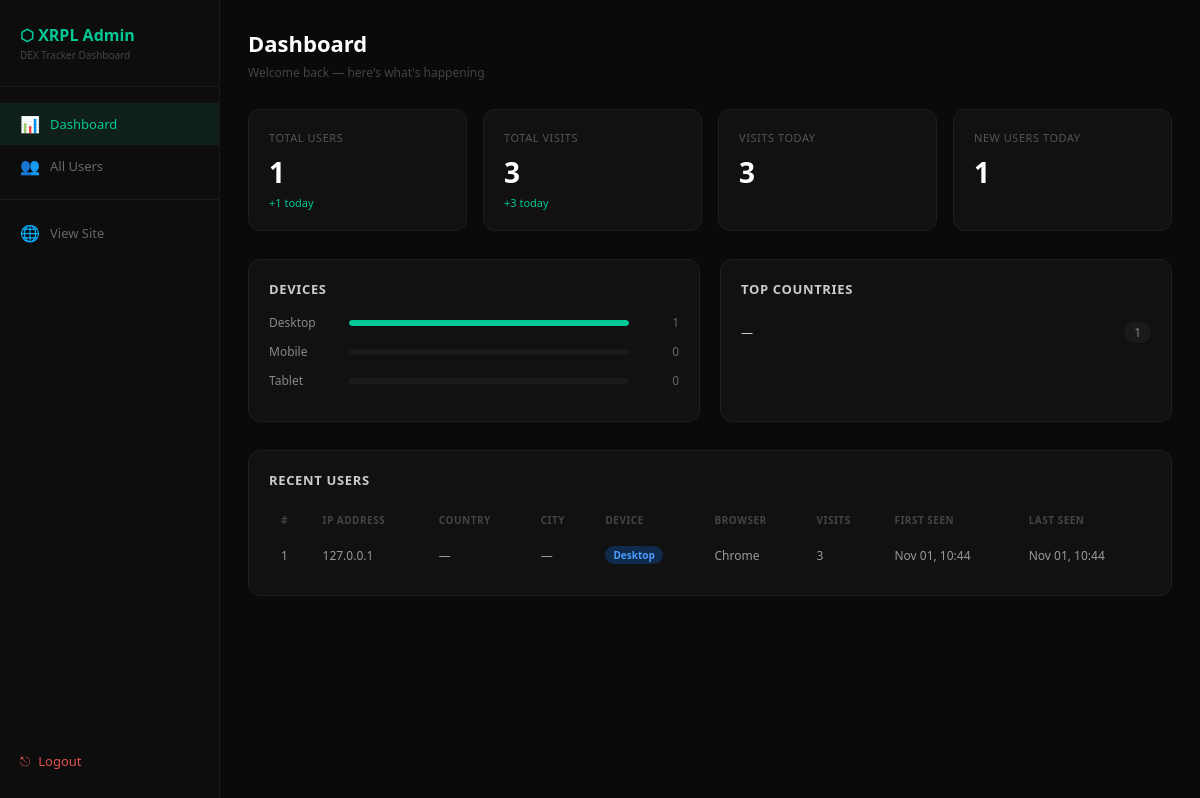
The app's page /admin/dashboard (signed in) with its own data.
### models.py (models this page shows)
class User(db.Model):
    id = db.Column(db.Integer, primary_key=True)
    ip = db.Column(db.String(64), unique=True)
    country = db.Column(db.String(64))
    city = db.Column(db.String(64))
    device = db.Column(db.String(128))
    browser = db.Column(db.String(128))
    first_seen = db.Column(db.DateTime, default=datetime.utcnow)
    last_seen = db.Column(db.DateTime, default=datetime.utcnow)
    visit_count = db.Column(db.Integer, default=1)

### app.py (the view)
@app.route("/admin/dashboard")
def admin_dashboard():
    if not session.get('admin'):
        return redirect(url_for('admin_login'))
    total_users = User.query.count()
    total_visits = Visit.query.count()
    today = datetime.utcnow().date()
    visits_today = Visit.query.filter(
        db.func.date(Visit.timestamp) == today
    ).count()
    users_today = User.query.filter(
        db.func.date(User.first_seen) == today
    ).count()
    desktop = User.query.filter_by(device='Desktop').count()
    mobile = User.query.filter_by(device='Mobile').count()
    tablet = User.query.filter_by(device='Tablet').count()
    from sqlalchemy import func
    top_countries = db.session.query(
        User.country,
        func.count(User.id).label('count')
    ).group_by(User.country).order_by(func.count(User.id).desc()).limit(5).all()
    recent_users = User.query.order_by(User.last_seen.desc()).limit(20).all()
    return render_template("admin/dashboard.html",
        total_users=total_users,
        total_visits=total_visits,
        visits_today=visits_today,
        users_today=users_today,
        desktop=desktop,
        mobile=mobile,
        tablet=tablet,
        top_countries=top_countries,
        recent_users=recent_users
    )

### templates/admin/dashboard.html (shortened to what this page needs)
<!DOCTYPE html>
<html lang="en">
<head>
</head>
<body>
  <div class="sidebar">
    <div class="sidebar-logo">
      <div class="sidebar-logo-text">⬡ XRPL Admin</div>
      <div class="sidebar-logo-sub">DEX Tracker Dashboard</div>
    </div>
    <a href="/admin/dashboard" class="nav-item active">
      <span class="nav-icon">📊</span> Dashboard
    </a>
    <a href="/admin/users" class="nav-item">
      <span class="nav-icon">👥</span> All Users
    </a>
    <div class="nav-divider"></div>
    <a href="/" class="nav-item">
      <span class="nav-icon">🌐</span> View Site
    </a>
    <a href="/admin/logout" class="logout-btn">
      <span>⎋</span> Logout
    </a>
  </div>
  <div class="main">
    <div class="page-title">Dashboard</div>
    <div class="page-sub">Welcome back — here's what's happening</div>
    <div class="stats-grid">
      <div class="stat-card">
        <div class="stat-label">Total Users</div>
        <div class="stat-value">{{ total_users }}</div>
        <div class="stat-change">+{{ users_today }} today</div>
      </div>
      <div class="stat-card">
        <div class="stat-label">Total Visits</div>
        <div class="stat-value">{{ total_visits }}</div>
        <div class="stat-change">+{{ visits_today }} today</div>
      </div>
      <div class="stat-card">
        <div class="stat-label">Visits Today</div>
        <div class="stat-value">{{ visits_today }}</div>
      </div>
      <div class="stat-card">
        <div class="stat-label">New Users Today</div>
        <div class="stat-value">{{ users_today }}</div>
      </div>
    </div>
    <div class="grid-2">
      <div class="card">
        <div class="card-title">Devices</div>
        {% set total_d = desktop + mobile + tablet or 1 %}
        <div class="device-row">
          <div class="device-label">Desktop</div>
          <div class="device-bar-wrap">
            <div class="device-bar" style="width:{{ (desktop/total_d*100)|round }}%"></div>
          </div>
          <div class="device-count">{{ desktop }}</div>
        </div>
        <div class="device-row">
          <div class="device-label">Mobile</div>
          <div class="device-bar-wrap">
          </div>
          <div class="device-count">{{ mobile }}</div>
        </div>
        <div class="device-row">
          <div class="device-label">Tablet</div>
          <div class="device-bar-wrap">
          </div>
          <div class="device-count">{{ tablet }}</div>
        </div>
      </div>
      <div class="card">
        <div class="card-title">Top Countries</div>
        {% for country, count in top_countries %}
        <div class="country-row">
          <span class="country-name">{{ country or 'Unknown' }}</span>
          <span class="country-count">{{ count }}</span>
        </div>
        {% else %}
        <div style="color:#444; font-size:12px;">No data yet</div>
        {% endfor %}
      </div>
    </div>
    <div class="card">
      <div class="card-title">Recent Users</div>
      <table class="users-table">
        <thead>
          <tr>
            <th>#</th>
            <th>IP Address</th>
            <th>Country</th>
            <th>City</th>
            <th>Device</th>
            <th>Browser</th>
            <th>Visits</th>
            <th>First Seen</th>
            <th>Last Seen</th>
          </tr>
        </thead>
        <tbody>
          {% for user in recent_users %}
          <tr>
            <td>{{ user.id }}</td>
            <td>{{ user.ip }}</td>
            <td>{{ user.country or '—' }}</td>
            <td>{{ user.city or '—' }}</td>
            <td>
              <span class="badge badge-{{ user.device|lower }}">
                {{ user.device }}
              </span>
            </td>
            <td>{{ user.browser }}</td>
            <td>{{ user.visit_count }}</td>
            <td>{{ user.first_seen.strftime('%b %d, %H:%M') }}</td>
            <td>{{ user.last_seen.strftime('%b %d, %H:%M') }}</td>
          </tr>
          {% else %}
          <tr>
            <td colspan="9" style="text-align:center; color:#333; padding:30px;">
              No users yet — visit the site to generate data
            </td>
          </tr>
          {% endfor %}
        </tbody>
      </table>
    </div>
  </div>
</body>
</html>

### templates/admin/dashboard.html (style rules this page uses)
* { margin: 0; padding: 0; box-sizing: border-box; }
body { background: #0a0a0a; color: #d0d0d0; font-family: 'Segoe UI', sans-serif; min-height: 100vh; }
.sidebar { position: fixed; top: 0; left: 0; width: 220px; height: 100vh; background: #0d0d0d; border-right: 1px solid #1a1a1a; padding: 24px 0; z-index: 100; }
.sidebar-logo { padding: 0 20px 24px; border-bottom: 1px solid #1a1a1a; margin-bottom: 16px; }
.sidebar-logo-text { font-size: 16px; font-weight: 800; color: #00c896; }
.sidebar-logo-sub { font-size: 10px; color: #444; margin-top: 2px; }
.nav-item { display: flex; align-items: center; gap: 10px; padding: 10px 20px; color: #666; font-size: 13px; cursor: pointer; text-decoration: none; transition: all 0.15s; }
.nav-item.active { color: #00c896; background: #0f1f1a; }
.nav-icon { font-size: 16px; width: 20px; text-align: center; }
.nav-divider { border-top: 1px solid #1a1a1a; margin: 12px 0; }
.main { margin-left: 220px; padding: 28px; min-height: 100vh; }
.page-title { font-size: 22px; font-weight: 800; color: #fff; margin-bottom: 6px; }
.page-sub { font-size: 12px; color: #444; margin-bottom: 28px; }
.stats-grid { display: grid; grid-template-columns: repeat(4, 1fr); gap: 16px; margin-bottom: 28px; }
.stat-card { background: #111; border: 1px solid #1e1e1e; border-radius: 12px; padding: 20px; }
.stat-label { font-size: 11px; color: #555; text-transform: uppercase; letter-spacing: 0.05em; margin-bottom: 8px; }
.stat-value { font-size: 28px; font-weight: 800; color: #fff; }
.stat-change { font-size: 11px; color: #00c896; margin-top: 4px; }
.grid-2 { display: grid; grid-template-columns: 1fr 1fr; gap: 20px; margin-bottom: 28px; }
.card { background: #111; border: 1px solid #1e1e1e; border-radius: 12px; padding: 20px; }
.card-title { font-size: 13px; font-weight: 700; color: #ccc; margin-bottom: 16px; text-transform: uppercase; letter-spacing: 0.05em; }
.device-row { display: flex; align-items: center; gap: 10px; margin-bottom: 12px; }
.device-label { font-size: 12px; color: #888; width: 70px; }
.device-bar-wrap { flex: 1; background: #1a1a1a; border-radius: 4px; height: 6px; overflow: hidden; }
.device-bar { height: 100%; border-radius: 4px; background: #00c896; }
.device-count { font-size: 12px; color: #666; width: 40px; text-align: right; }
.country-row { display: flex; justify-content: space-between; align-items: center; padding: 8px 0; border-bottom: 1px solid #151515; font-size: 12px; }
.country-row:last-child { border-bottom: none; }
.country-name { color: #ccc; }
.country-count { background: #1a1a1a; border-radius: 10px; padding: 2px 10px; color: #888; }
.users-table { width: 100%; border-collapse: collapse; }
.users-table th { text-align: left; font-size: 10px; color: #444; text-transform: uppercase; letter-spacing: 0.05em; padding: 8px 12px; border-bottom: 1px solid #151515; }
.users-table td { padding: 10px 12px; font-size: 12px; color: #999; border-bottom: 1px solid #0f0f0f; }
.badge { display: inline-block; padding: 2px 8px; border-radius: 10px; font-size: 10px; font-weight: 600; }
.badge-desktop { background: #0f2a4a; color: #4a9eff; }
.logout-btn { display: flex; align-items: center; gap: 8px; padding: 10px 20px; color: #e05252; font-size: 13px; cursor: pointer; text-decoration: none; position: absolute; bottom: 20px; width: 100%; }

### records on screen
User: id "1", ip "127.0.0.1", country "—", city "—", device "Desktop", browser "Chrome", visit_count "3", first_seen "Nov 01, 10:44", last_seen "Nov 01, 10:44"

### other values on screen
{{ total_users }} "1"
{{ users_today }} "1"
{{ total_visits }} "3"
{{ visits_today }} "3"
{{ desktop }} "1"
{{ mobile }} "0"
{{ tablet }} "0"
{{ country or 'Unknown' }} "—"
{{ count }} "1"
